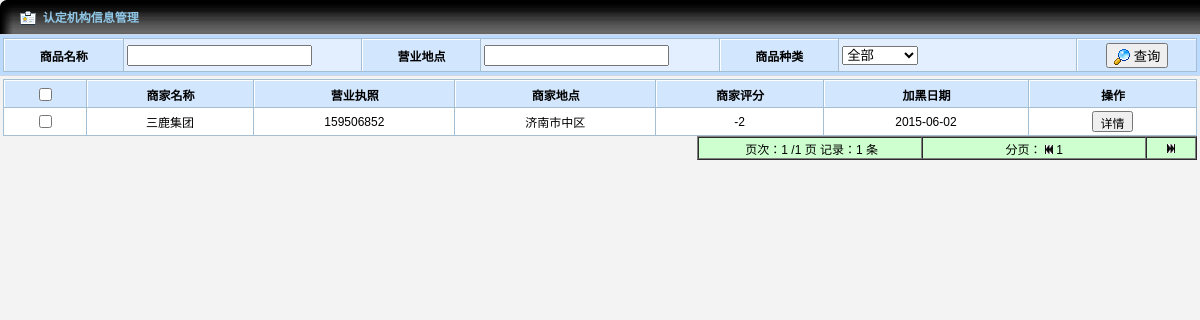
Screenshot of /back/blacklist.php with the database file from the repository.
### tables this page shows
CREATE TABLE IF NOT EXISTS `m_blacklist` (
  `mb_id` int(11) NOT NULL AUTO_INCREMENT,
  `mb_name` varchar(50) NOT NULL,
  `mb_owner` varchar(50) NOT NULL,
  `mb_tel` int(11) NOT NULL,
  `mk_add` varchar(50) NOT NULL,
  `mk_date` date NOT NULL,
  `mk_score` int(11) NOT NULL,
  PRIMARY KEY (`mb_id`)
);

### back/blacklist.php (the view, shortened to what this page needs)
<?php
include 'PHP/daconnect.php';
$commodity_name=$_GET['commodity_name'];
$producer_name=$_GET['producer_name'];
$page=$_GET['page'];
$ljjl=$_GET['ljjl'];
if ($page=="") {$page=1;};if ($ljjl=="") {$ljjl=0;};
$e_sql="SELECT * FROM `m_blacklist`";
$sql=$e_sql." where `mb_name` LIKE '%".$commodity_name."%' and `mk_add` LIKE '%".$producer_name."%'" ;
$page_size=10;
$sql2=str_replace("*", "count(*)", $sql);
$result2=mysqli_query($con,$sql2);
$r2=mysqli_fetch_row($result2);
$message_count=$r2[0];
$page_count=ceil($message_count/$page_size);
$offset=($page-1)*$page_size;
$sql3=$sql." limit ".$offset."," .$page_size;
$result=mysqli_query($con, $sql3);
while ($r=mysqli_fetch_row($result)){
	echo "<TR>";
	echo "<TD align='center'><input type='checkbox' name=\"test\" id='checkbox2'></TD>";
	echo "<TD align='center' id=name>".$r[1]."</TD>";
	echo "<TD align='center'>".$r[3]."</TD>";
	echo "<TD align='center'>".$r[4]."</TD>";
	echo "<TD align='center'>".$r[6]."</TD>";
	echo "<TD align='center'>".$r[5]."</TD>";
	echo "<TD width='160' align='center'><input type=\"button\" style='height:21px; font-size:12px' onClick=\"blacklist_gettddate()\" value=\"详情\"/> </TD></TR>";
}?>
<table width="500" border="1" cellpadding="0" cellspacing="0" bgcolor="#CEFFCE" align="right" >
<tr>
                <td width="45%" height="22" align="center" ><span class="STYLE2">&nbsp;&nbsp;页次：<?php echo $page;?>
                /<?php echo $page_count;?> 页 记录：<?php echo $message_count;?> 条&nbsp; </span></td>
                <td width="45%" align="center" ><span class="STYLE2"> 分页：
                <?php
       	        $xsoudh="id=$id";
				$next=$ljjl*10;
				$m=$ljjl+1;
					if ($ljjl==0){
                    echo "<img src=\"images/table/02.jpg\" width=\"8\" height=\"9\" title=\"首页\">";
					}?>
                <?php
 		        for ($j=1;$j<=$page_count;$j++) {
				       $pnext=$next+$j;
						?>
                <?php
                        echo "<a href='$PATH_INFO?vv=$vv&ljjl=$ljjl&page=$pnext&$xsoudh'> $pnext</a>";
              	        $mm=$mm+1;
	     	     }
				 ?>
                </span></td>
				 <td width="10%" align="center" >
                   <span class="STYLE2">
                   <?php
				$vv=$vv+$mm;
				       if ($page_count-$vv<=0){
	                       echo "<img src=\"images/table/03.jpg\" width=\"8\" height=\"9\" title=\"尾页\">";
					   }else{
	                       echo "<a href='$PATH_INFO?vv=$vv&ljjl=$m&page=$pnext&$xsoudh'><img src=\"images/table/03.jpg\" width=\"8\" height=\"9\" title=\"下十页\"></a>";
					   }
?>

### back/CSS/table.css (style rules this page uses)
BODY { FONT-SIZE: 9pt; MARGIN: 0px; FONT-FAMILY: Arial, "����"; BACKGROUND-COLOR: #f3f3f3; SCROLLBAR-FACE-COLOR: #dee3e7; SCROLLBAR-HIGHLIGHT-COLOR: #ffffff; SCROLLBAR-SHADOW-COLOR: #dee3e7; SCROLLBAR-3DLIGHT-COLOR: #d1d7dc; SCROLLBAR-ARROW-COLOR: #006699; SCROLLBAR-TRACK-COLOR: #efefef; SCROLLBAR-DARKSHADOW-COLOR: #98aab1; }
TD { FONT-SIZE: 9pt; FONT-FAMILY: Arial, "����" }
TH { COLOR: #FFFFFF; FONT-SIZE: 9pt; FONT-FAMILY: Arial, "����" }
img { border:0px }
a:link { COLOR: #000000; TEXT-DECORATION: none }
table.table1 { background-color:#a4bed4; font-size: 12px; }
table.table1 th { BORDER-left: #FFFFFF 1px solid; BORDER-top: #FFFFFF 1px solid; height:27px; color:#000; background-image: url(../images/th_bg.gif); background-repeat:repeat-x; background-color: #d2e6fe; }
table.table1 tr { background-color:#ffffff; height:27px; }
table.table1 tr { background-color:#ffffff; }
table.table1 td.BGCgray { background-color:#e3efff; }

### rows the page displays
m_blacklist: mb_name "三鹿集团", mb_tel "159506852", mk_add "济南市中区", mk_score "-2", mk_date "2015-06-02"

### other values shown
$page "1"
$page_count "1"
$message_count "1"
$pnext "1"
